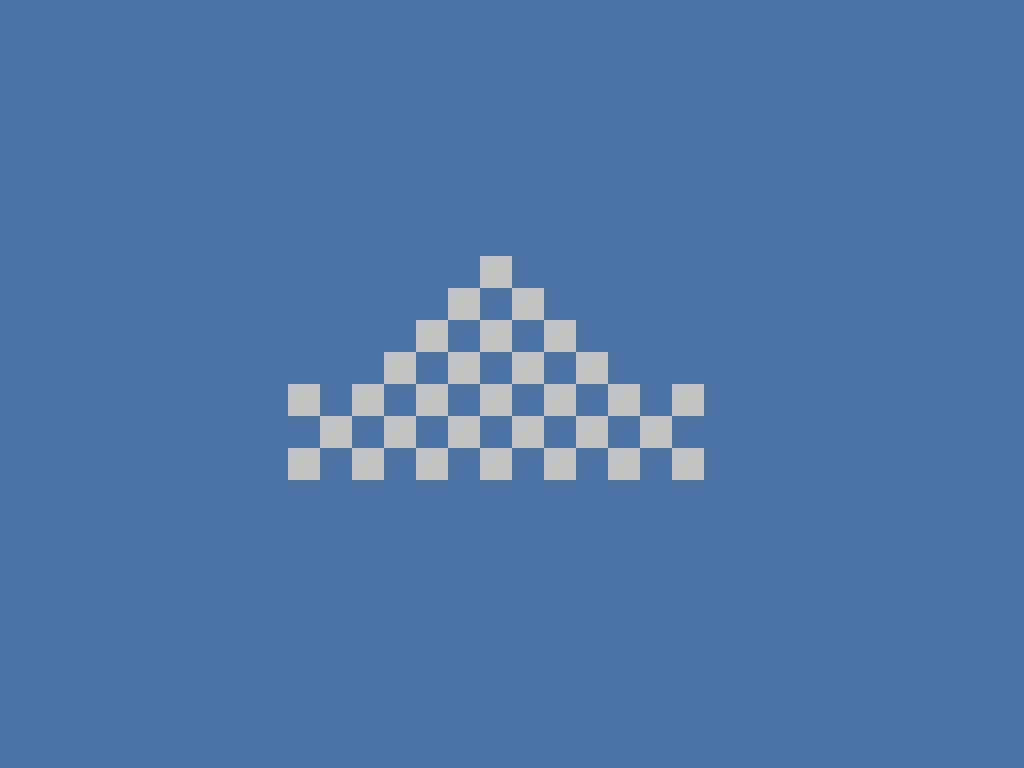

A level layout from a 2D game, rendered from its tile map. Below: a short description, then the map file with its tile-grid data intact:
An orthogonal 32x24 tile map with 32x32 px tiles, 1 tile layer (floor), 2 tilesets and 41 objects (13x kill_ball, 13x wall, 13x kill_ball_node, spawn, exit).

<map version="1.0" tiledversion="1.1.4" orientation="orthogonal" renderorder="right-down" width="32" height="24" tilewidth="32" tileheight="32" infinite="0" nextobjectid="103">
 <properties>
  <property name="on_enter">local state=  states.get_state("game")
local label = state.message_label
local message=  "Yes. Yes it does."
label:set_text(message)
state.timer:after(5, function()
        label:set_text("")
end)</property>
 </properties>
 <tileset firstgid="1" name="blue" tilewidth="32" tileheight="32" tilecount="1" columns="1">
  <image source="../graphics/blue.png" width="32" height="32" />
 </tileset>
 <tileset firstgid="2" name="white" tilewidth="32" tileheight="32" tilecount="1" columns="1">
  <image source="../graphics/white.png" width="32" height="32" />
 </tileset>
 <layer name="floor" width="32" height="24">
  <data encoding="csv">
1,1,1,1,1,1,1,1,1,1,1,1,1,1,1,1,1,1,1,1,1,1,1,1,1,1,1,1,1,1,1,1,
1,1,1,1,1,1,1,1,1,1,1,1,1,1,1,1,1,1,1,1,1,1,1,1,1,1,1,1,1,1,1,1,
1,1,1,1,1,1,1,1,1,1,1,1,1,1,1,1,1,1,1,1,1,1,1,1,1,1,1,1,1,1,1,1,
1,1,1,1,1,1,1,1,1,1,1,1,1,1,1,1,1,1,1,1,1,1,1,1,1,1,1,1,1,1,1,1,
1,1,1,1,1,1,1,1,1,1,1,1,1,1,1,1,1,1,1,1,1,1,1,1,1,1,1,1,1,1,1,1,
1,1,1,1,1,1,1,1,1,1,1,1,1,1,1,1,1,1,1,1,1,1,1,1,1,1,1,1,1,1,1,1,
1,1,1,1,1,1,1,1,1,1,1,1,1,1,1,1,1,1,1,1,1,1,1,1,1,1,1,1,1,1,1,1,
1,1,1,1,1,1,1,1,1,1,1,1,1,1,1,1,1,1,1,1,1,1,1,1,1,1,1,1,1,1,1,1,
1,1,1,1,1,1,1,1,1,1,1,1,1,1,1,2,1,1,1,1,1,1,1,1,1,1,1,1,1,1,1,1,
1,1,1,1,1,1,1,1,1,1,1,1,1,1,2,1,2,1,1,1,1,1,1,1,1,1,1,1,1,1,1,1,
1,1,1,1,1,1,1,1,1,1,1,1,1,2,1,2,1,2,1,1,1,1,1,1,1,1,1,1,1,1,1,1,
1,1,1,1,1,1,1,1,1,1,1,1,2,1,2,1,2,1,2,1,1,1,1,1,1,1,1,1,1,1,1,1,
1,1,1,1,1,1,1,1,1,2,1,2,1,2,1,2,1,2,1,2,1,2,1,1,1,1,1,1,1,1,1,1,
1,1,1,1,1,1,1,1,1,1,2,1,2,1,2,1,2,1,2,1,2,1,1,1,1,1,1,1,1,1,1,1,
1,1,1,1,1,1,1,1,1,2,1,2,1,2,1,2,1,2,1,2,1,2,1,1,1,1,1,1,1,1,1,1,
1,1,1,1,1,1,1,1,1,1,1,1,1,1,1,1,1,1,1,1,1,1,1,1,1,1,1,1,1,1,1,1,
1,1,1,1,1,1,1,1,1,1,1,1,1,1,1,1,1,1,1,1,1,1,1,1,1,1,1,1,1,1,1,1,
1,1,1,1,1,1,1,1,1,1,1,1,1,1,1,1,1,1,1,1,1,1,1,1,1,1,1,1,1,1,1,1,
1,1,1,1,1,1,1,1,1,1,1,1,1,1,1,1,1,1,1,1,1,1,1,1,1,1,1,1,1,1,1,1,
1,1,1,1,1,1,1,1,1,1,1,1,1,1,1,1,1,1,1,1,1,1,1,1,1,1,1,1,1,1,1,1,
1,1,1,1,1,1,1,1,1,1,1,1,1,1,1,1,1,1,1,1,1,1,1,1,1,1,1,1,1,1,1,1,
1,1,1,1,1,1,1,1,1,1,1,1,1,1,1,1,1,1,1,1,1,1,1,1,1,1,1,1,1,1,1,1,
1,1,1,1,1,1,1,1,1,1,1,1,1,1,1,1,1,1,1,1,1,1,1,1,1,1,1,1,1,1,1,1,
1,1,1,1,1,1,1,1,1,1,1,1,1,1,1,1,1,1,1,1,1,1,1,1,1,1,1,1,1,1,1,1
</data>
 </layer>
 <objectgroup name="entities">
  <object id="1" type="spawn" x="288" y="384" width="32" height="96" />
  <object id="7" type="kill_ball" x="352" y="448" width="32" height="32">
   <properties>
    <property name="path" value="50" />
    <property name="speed" type="int" value="12" />
   </properties>
  </object>
  <object id="13" type="wall" x="256" y="352" width="128" height="32" />
  <object id="15" type="wall" x="480" y="352" width="32" height="128" />
  <object id="18" type="wall" x="256" y="384" width="32" height="96" />
  <object id="19" type="wall" x="352" y="256" width="32" height="96" />
  <object id="21" type="wall" x="352" y="224" width="288" height="32" />
  <object id="22" type="wall" x="608" y="256" width="32" height="96" />
  <object id="25" type="wall" x="256" y="480" width="480" height="32" />
  <object id="27" type="wall" x="608" y="352" width="128" height="32" />
  <object id="44" type="wall" x="704" y="384" width="32" height="96" />
  <object id="47" type="exit" x="672" y="384" width="32" height="96">
   <properties>
    <property name="map_name" value="ten" />
   </properties>
  </object>
  <object id="50" type="kill_ball_node" x="352" y="384" width="32" height="32" />
  <object id="68" type="kill_ball" x="384" y="384" width="32" height="32">
   <properties>
    <property name="path" value="75" />
    <property name="speed" type="int" value="12" />
   </properties>
  </object>
  <object id="69" type="kill_ball" x="416" y="448" width="32" height="32">
   <properties>
    <property name="path" value="76" />
    <property name="speed" type="int" value="12" />
   </properties>
  </object>
  <object id="70" type="kill_ball" x="448" y="384" width="32" height="32">
   <properties>
    <property name="path" value="77" />
    <property name="speed" type="int" value="12" />
   </properties>
  </object>
  <object id="71" type="kill_ball" x="384" y="352" width="32" height="32">
   <properties>
    <property name="path" value="78" />
    <property name="speed" type="int" value="12" />
   </properties>
  </object>
  <object id="72" type="kill_ball" x="448" y="320" width="32" height="32">
   <properties>
    <property name="path" value="80" />
    <property name="speed" type="int" value="12" />
   </properties>
  </object>
  <object id="75" type="kill_ball_node" x="384" y="448" width="32" height="32" />
  <object id="76" type="kill_ball_node" x="416" y="384" width="32" height="32" />
  <object id="77" type="kill_ball_node" x="448" y="448" width="32" height="32" />
  <object id="78" type="kill_ball_node" x="448" y="352" width="32" height="32" />
  <object id="80" type="kill_ball_node" x="448" y="256" width="32" height="32" />
  <object id="83" type="kill_ball" x="480" y="256" width="32" height="32">
   <properties>
    <property name="path" value="85" />
    <property name="speed" type="int" value="12" />
   </properties>
  </object>
  <object id="84" type="kill_ball" x="512" y="320" width="32" height="32">
   <properties>
    <property name="path" value="86" />
    <property name="speed" type="int" value="12" />
   </properties>
  </object>
  <object id="85" type="kill_ball_node" x="480" y="320" width="32" height="32" />
  <object id="86" type="kill_ball_node" x="512" y="256" width="32" height="32" />
  <object id="87" type="kill_ball" x="576" y="352" width="32" height="32">
   <properties>
    <property name="path" value="88" />
    <property name="speed" type="int" value="12" />
   </properties>
  </object>
  <object id="88" type="kill_ball_node" x="512" y="352" width="32" height="32" />
  <object id="89" type="kill_ball" x="512" y="384" width="32" height="32">
   <properties>
    <property name="path" value="93" />
    <property name="speed" type="int" value="12" />
   </properties>
  </object>
  <object id="90" type="kill_ball" x="544" y="448" width="32" height="32">
   <properties>
    <property name="path" value="94" />
    <property name="speed" type="int" value="12" />
   </properties>
  </object>
  <object id="91" type="kill_ball" x="576" y="384" width="32" height="32">
   <properties>
    <property name="path" value="95" />
    <property name="speed" type="int" value="12" />
   </properties>
  </object>
  <object id="92" type="kill_ball" x="608" y="448" width="32" height="32">
   <properties>
    <property name="path" value="96" />
    <property name="speed" type="int" value="12" />
   </properties>
  </object>
  <object id="93" type="kill_ball_node" x="512" y="448" width="32" height="32" />
  <object id="94" type="kill_ball_node" x="544" y="384" width="32" height="32" />
  <object id="95" type="kill_ball_node" x="576" y="448" width="32" height="32" />
  <object id="96" type="kill_ball_node" x="608" y="384" width="32" height="32" />
  <object id="98" type="wall" x="384" y="256" width="64" height="32" />
  <object id="99" type="wall" x="544" y="256" width="64" height="32" />
  <object id="100" type="wall" x="384" y="288" width="32" height="32" />
  <object id="101" type="wall" x="576" y="288" width="32" height="32" />
 </objectgroup>
</map>
